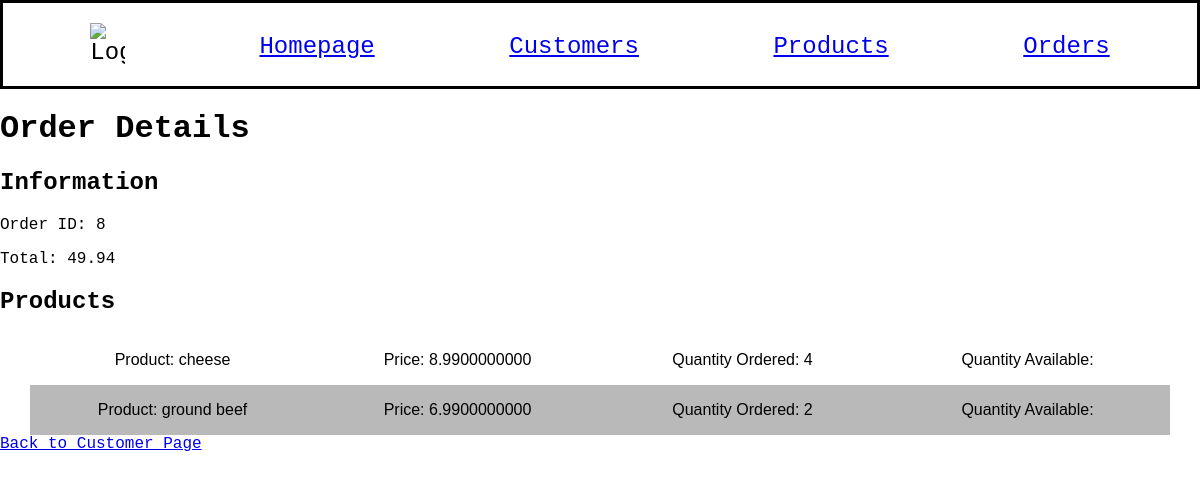
Screenshot of /orders/8 with the database file from the repository.
### models.py (models this page shows, shortened)
class Order(db.Model):
    id = mapped_column(Integer, primary_key=True)
    customer_id = mapped_column(Integer, ForeignKey(Customer.id), nullable=False)
    created = mapped_column(DateTime, default=func.now())
    processed = mapped_column(DateTime, nullable=True, default=None)
    customer = relationship("Customer", back_populates="orders")
    items = relationship("ProductOrder", back_populates="order")
    total = db.Column(db.Float, nullable=False, default=0.0)
    strategy = mapped_column(String(20), nullable=False, default="adjust")

class ProductOrder(db.Model):
    id = mapped_column(Integer, primary_key=True)
    order_id = mapped_column(Integer, ForeignKey(Order.id), nullable=False)
    product_id = mapped_column(Integer, ForeignKey(Product.id), nullable=False)
    product = relationship("Product")
    order = relationship("Order")
    quantity = mapped_column(Integer, nullable=False, default=0)

class Product(db.Model):
    id = mapped_column(Integer, primary_key=True)
    name = mapped_column(String(200), nullable=False, unique=True)
    price = mapped_column(Numeric, nullable=False)
    quantity = mapped_column(Integer, nullable=False, default=10)

### app.py (the view)
@app.route("/orders/<int:order_id>")
def order_detail(order_id):
    order = Order.query.get_or_404(order_id)
    customer = Customer.query.get(order.customer_id)
    order.total = sum(float(item.product.price) * float(item.quantity) for item in order.items)
    return render_template("order_details.html", order=order, customer=customer)

### templates/order_details.html
{% extends "base.html" %}
{% block content %}
<h1>Order Details</h1>
<h2>Information</h2>
<p>Order ID: {{ order.id }}</p>
<p>Total: {{ order.total }}</p>
<h2>Products</h2>
{% for item in order.items %}
<div class="spreadsheet">
    <div>
        <p>Product: {{ item.product.name }}</p>
    </div>
    <div>
        <p>Price: {{ item.product.price }}</p>
    </div>
    <div>
        <p>Quantity Ordered: {{ item.quantity }}</p>
    </div>
    <div>
        <p>Quantity Available: {{ item.product.quantity_available }}</p>
    </div>
</div>
{% endfor %}
<a href="/customer/{{ customer.id }}">Back to Customer Page</a>
{% endblock %}

### static/style.css (style rules this page uses)
body { background-color: rgb(255, 255, 255); margin: 0 auto; font-family: 'Courier New', Courier, monospace; }
.spreadsheet { font-family: Arial, Helvetica, sans-serif; border-collapse: collapse; margin: 0px 30px 0px 30px; display: flex; justify-content: spac e-between; }
.spreadsheet div { flex: 1; display: flex; justify-content: center; align-items: center; }
.spreadsheet:nth-child(even) { background-color: rgb(185, 185, 185); }

### rows the page displays
Order: id "8", total "49.94"
ProductOrder: product.name "cheese", product.price "8.9900000000", quantity "4"
ProductOrder: product.name "ground beef", product.price "6.9900000000", quantity "2"
